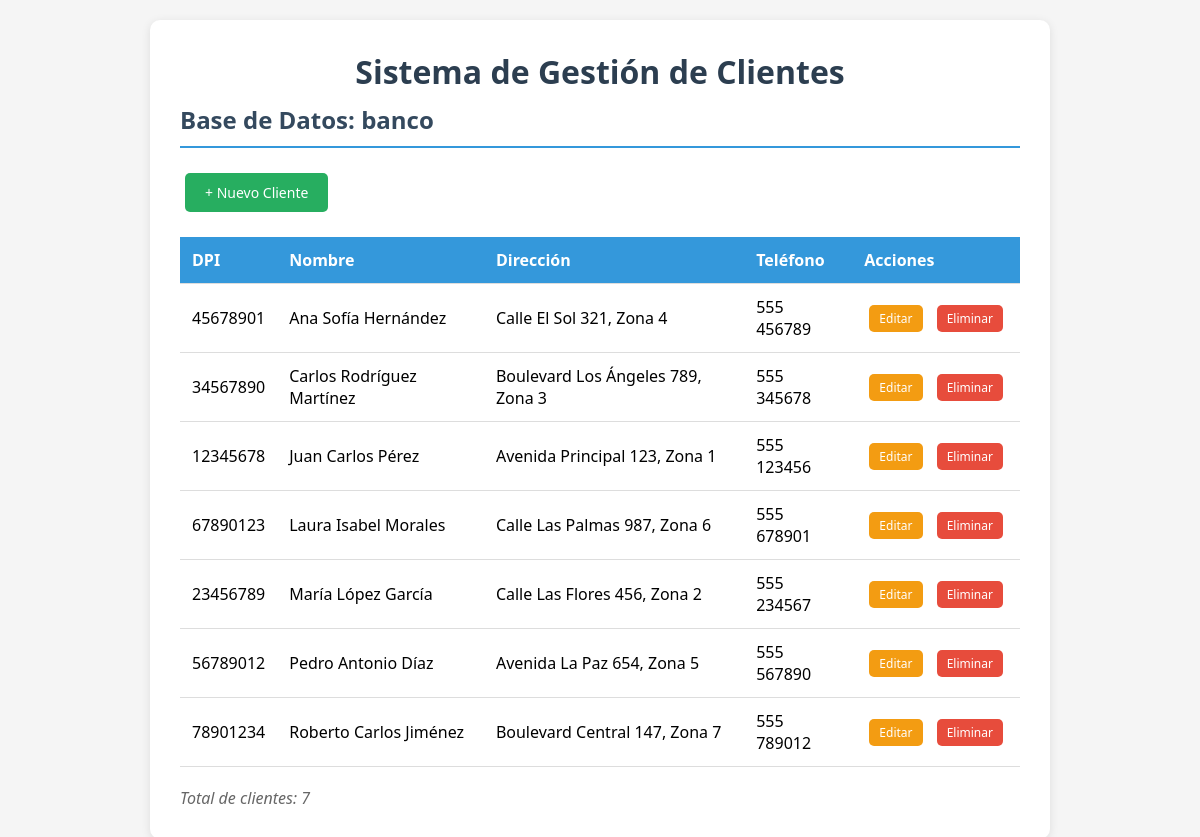
The page / on the database its author committed.
### tables this page shows
CREATE TABLE `cliente` (
  `dpi` varchar(10) NOT NULL COMMENT 'Documento de Identificación Personal',
  `nombre` varchar(50) NOT NULL COMMENT 'Nombre completo del cliente',
  `direccion` varchar(200) NOT NULL COMMENT 'Dirección del cliente',
  `telefono` varchar(20) NOT NULL COMMENT 'Teléfono de contacto',
  PRIMARY KEY (`dpi`)
);

### index.php (the view, shortened to what this page needs)
<!DOCTYPE html>
<html lang="es">
<head>
</head>
<body>
    <div class="container">
        <h1>Sistema de Gestión de Clientes</h1>
        <h2>Base de Datos: banco</h2>
        <a href="formulario_alta.php" class="btn btn-nuevo">+ Nuevo Cliente</a>
        <?php
        require_once 'conexion.php';
        $sql = "SELECT dpi, nombre, direccion, telefono FROM cliente ORDER BY nombre";
        $stmt = $conexion->query($sql);
        $clientes = $stmt->fetchAll();
        ?>
        <table>
            <thead>
                <tr>
                    <th>DPI</th>
                    <th>Nombre</th>
                    <th>Dirección</th>
                    <th>Teléfono</th>
                    <th>Acciones</th>
                </tr>
            </thead>
            <tbody>
                <?php if (empty($clientes)): ?>
                    <tr>
                        <td colspan="5" style="text-align: center;">No hay clientes registrados</td>
                    </tr>
                <?php else: ?>
                    <?php foreach ($clientes as $cliente): ?>
                        <tr>
                            <td><?= htmlspecialchars($cliente['dpi']) ?></td>
                            <td><?= htmlspecialchars($cliente['nombre']) ?></td>
                            <td><?= htmlspecialchars($cliente['direccion']) ?></td>
                            <td><?= htmlspecialchars($cliente['telefono']) ?></td>
                            <td class="acciones">
                                <a href="formulario_editar.php?dpi=<?= urlencode($cliente['dpi']) ?>" class="btn btn-editar">Editar</a>
                                <a href="eliminar.php?dpi=<?= urlencode($cliente['dpi']) ?>" class="btn btn-eliminar" onclick="return confirm('¿Estás seguro de eliminar este cliente?')">Eliminar</a>
                            </td>
                        </tr>
                    <?php endforeach; ?>
                <?php endif; ?>
            </tbody>
        </table>
        <p class="contador">Total de clientes: <?= count($clientes) ?></p>
    </div>
</body>
</html>

### index.php (style rules this page uses)
* { margin: 0; padding: 0; box-sizing: border-box; }
body { font-family: 'Segoe UI', Tahoma, Geneva, Verdana, sans-serif; background-color: #f5f5f5; padding: 20px; }
.container { max-width: 900px; margin: 0 auto; background: white; padding: 30px; border-radius: 10px; box-shadow: 0 2px 10px rgba(0,0,0,0.1); }
h1 { color: #2c3e50; text-align: center; margin-bottom: 10px; }
h2 { color: #34495e; margin-bottom: 20px; border-bottom: 2px solid #3498db; padding-bottom: 10px; }
.btn { display: inline-block; padding: 10px 20px; margin: 5px; border: none; border-radius: 5px; cursor: pointer; text-decoration: none; font-size: 14px; transition: background 0.3s; }
.btn-nuevo { background-color: #27ae60; color: white; }
.btn-editar { background-color: #f39c12; color: white; padding: 5px 10px; font-size: 12px; }
.btn-eliminar { background-color: #e74c3c; color: white; padding: 5px 10px; font-size: 12px; }
table { width: 100%; border-collapse: collapse; margin-top: 20px; }
th, td { padding: 12px; text-align: left; border-bottom: 1px solid #ddd; }
th { background-color: #3498db; color: white; }
.acciones { white-space: nowrap; }
.contador { margin-top: 20px; color: #666; font-style: italic; }

### rows shown on the page
cliente: dpi "45678901", nombre "Ana Sofía Hernández", direccion "Calle El Sol 321, Zona 4", telefono "555 456789"
cliente: dpi "34567890", nombre "Carlos Rodríguez Martínez", direccion "Boulevard Los Ángeles 789, Zona 3", telefono "555 345678"
cliente: dpi "12345678", nombre "Juan Carlos Pérez", direccion "Avenida Principal 123, Zona 1", telefono "555 123456"
cliente: dpi "67890123", nombre "Laura Isabel Morales", direccion "Calle Las Palmas 987, Zona 6", telefono "555 678901"
cliente: dpi "23456789", nombre "María López García", direccion "Calle Las Flores 456, Zona 2", telefono "555 234567"
cliente: dpi "56789012", nombre "Pedro Antonio Díaz", direccion "Avenida La Paz 654, Zona 5", telefono "555 567890"
cliente: dpi "78901234", nombre "Roberto Carlos Jiménez", direccion "Boulevard Central 147, Zona 7", telefono "555 789012"

### other values the page prints
count($clientes) "7"
